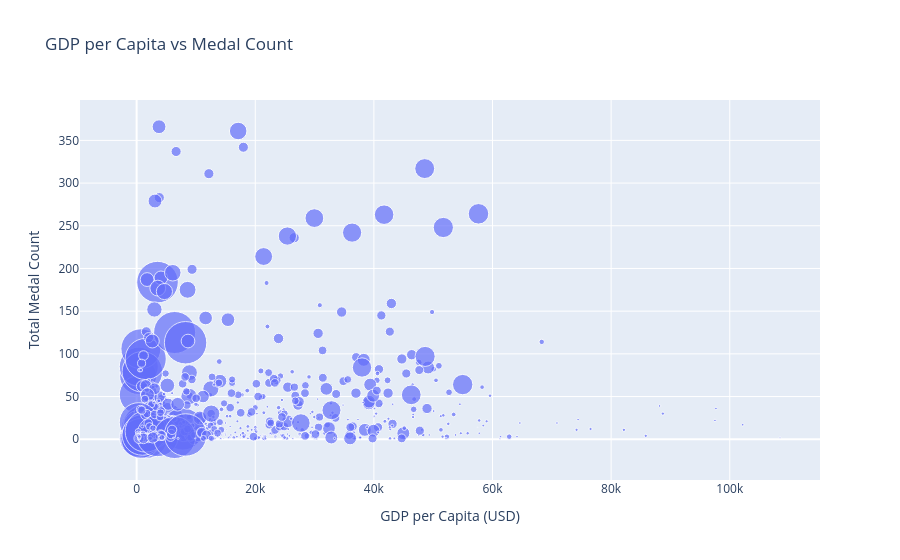

The code cell stored with this chart in its notebook:
### Markdown cell above
#### Basic Statistics: GDP

### Code cell
medals_df = olympics[
    olympics["medal"].notna() &
    olympics["gdp_per_capita"].notna() &
    olympics["population"].notna()
].copy()

country_medals = (
    medals_df.groupby(["country", "gdp_per_capita", "population"])
    .size()
    .reset_index(name="medal_count")
)

fig = px.scatter(
    country_medals,
    x="gdp_per_capita",
    y="medal_count",
    size="population",              # circle size based on population
    hover_name="country",
    title="GDP per Capita vs Medal Count",
    labels={
        "gdp_per_capita": "GDP per Capita (USD)",
        "medal_count": "Total Medal Count",
        "population": "Population"
    },
    size_max=30                     # control max bubble size
)

fig.show()

### Figure 1 — Plotly figure (JSON) as saved in the notebook; plotly's stock layout.template omitted (floating-point values rounded to 4 significant figures; data arrays with more than 128 entries replaced by an {"elided": "..."} marker saying what was removed)
{"data": [{"hovertemplate": "<b>%{hovertext}</b><br><br>GDP per Capita (USD)=%{x}<br>Total Medal Count=%{y}<br>Population=%{marker.size}<extra></extra>", "hovertext": {"elided": "991 str values"}, "legendgroup": "", "marker": {"color": "#636efa", "size": {"elided": "991 float values"}, "sizemode": "area", "sizeref": 1531850, "symbol": "circle"}, "mode": "markers", "name": "", "orientation": "v", "showlegend": false, "type": "scatter", "x": {"elided": "991 float values"}, "xaxis": "x", "y": {"elided": "991 int values"}, "yaxis": "y"}], "layout": {"legend": {"itemsizing": "constant", "tracegroupgap": 0}, "title": {"text": "GDP per Capita vs Medal Count"}, "xaxis": {"anchor": "y", "domain": [0, 1], "title": {"text": "GDP per Capita (USD)"}}, "yaxis": {"anchor": "x", "domain": [0, 1], "title": {"text": "Total Medal Count"}}}}
